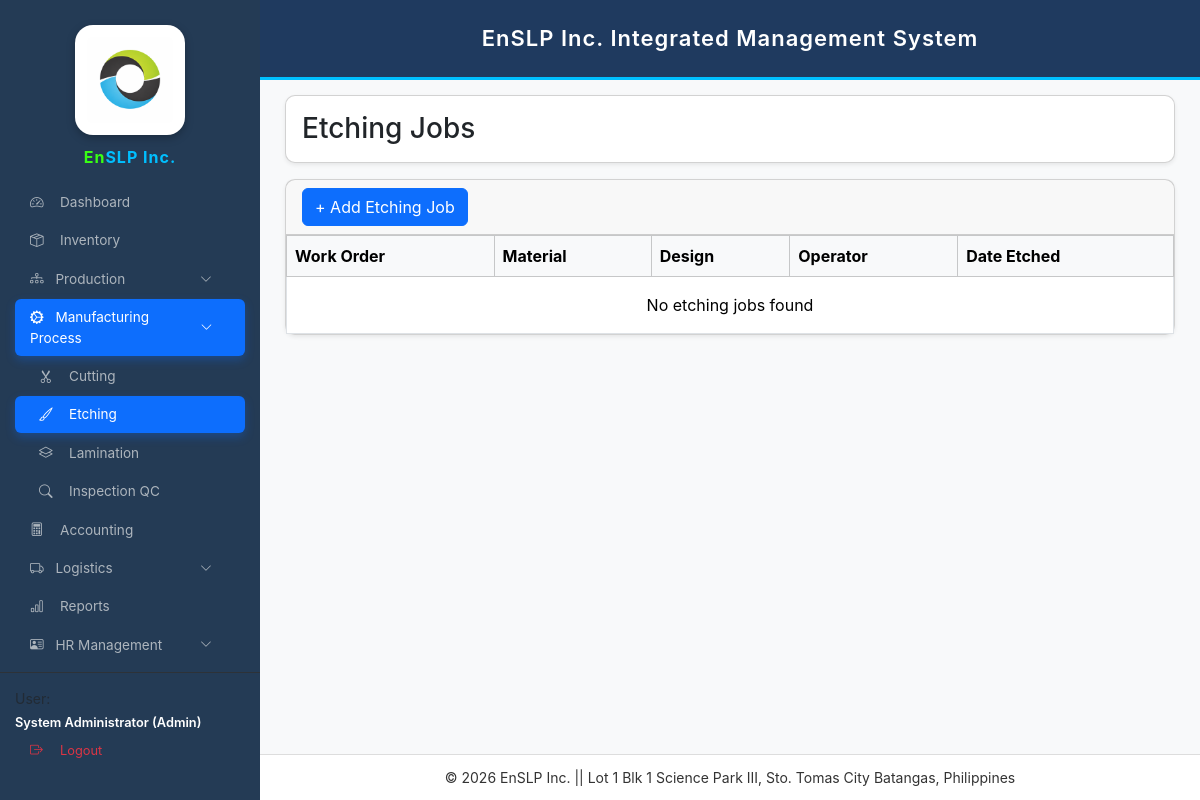
The page /etching.php (signed in) on the database as committed earlier.
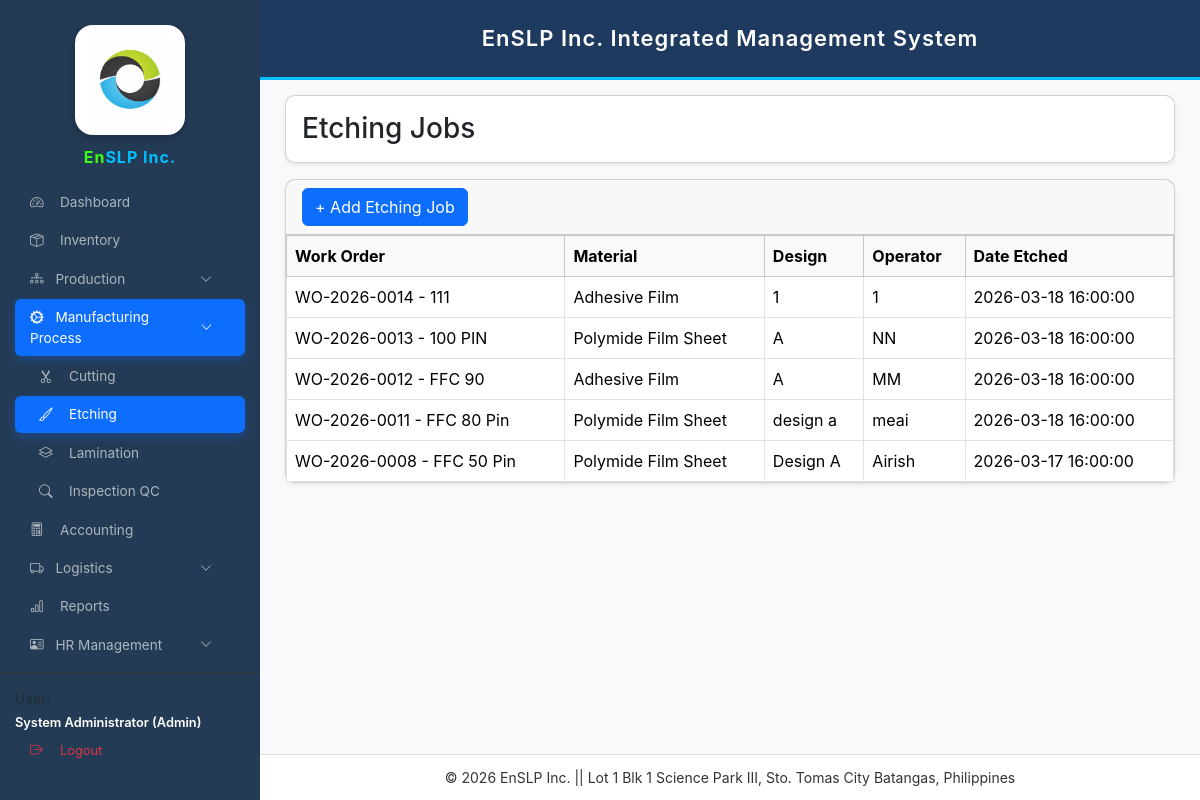
The same page on the database as committed later.
### tables this page shows
CREATE TABLE `etching_jobs` (
  `id` int(11) NOT NULL,
  `work_order_id` varchar(50) NOT NULL,
  `item_id` int(11) DEFAULT NULL,
  `design` varchar(100) DEFAULT NULL,
  `operator` varchar(100) DEFAULT NULL,
  `date_etched` timestamp NOT NULL DEFAULT current_timestamp(),
  `quantity` int(11) DEFAULT 0
);

CREATE TABLE `work_orders` (
  `id` int(11) NOT NULL,
  `wo_no` varchar(50) DEFAULT NULL,
  `product_name` varchar(150) NOT NULL,
  `client` varchar(150) DEFAULT NULL,
  `qty` int(11) DEFAULT 0,
  `status` varchar(50) DEFAULT NULL,
  `date_started` date NOT NULL,
  `date_completed` date DEFAULT NULL,
  `remarks` varchar(255) DEFAULT NULL,
  `created_at` timestamp NOT NULL DEFAULT current_timestamp(),
  `selling_price` decimal(10,2) DEFAULT 0.00
);

CREATE TABLE `inventory_items` (
  `id` int(11) NOT NULL,
  `item_code` varchar(50) DEFAULT NULL,
  `item_name` varchar(150) NOT NULL,
  `category` varchar(50) DEFAULT NULL,
  `unit` varchar(30) DEFAULT 'pcs',
  `quantity` int(11) NOT NULL DEFAULT 0,
  `reorder_level` int(11) NOT NULL DEFAULT 0,
  `created_at` datetime NOT NULL DEFAULT current_timestamp(),
  `cost` decimal(10,2) DEFAULT NULL,
  `selling_price` decimal(10,2) DEFAULT 0.00,
  `status` varchar(20) DEFAULT 'active',
  `value` decimal(10,2) DEFAULT 0.00
);

### etching.php (the view, shortened to what this page needs)
<?php
require_once "config.php";
$stmt=$conn->query("
SELECT e.*,i.item_name,w.wo_no,w.product_name
FROM etching_jobs e
LEFT JOIN inventory_items i ON e.item_id=i.id
LEFT JOIN work_orders w ON e.work_order_id=w.id
ORDER BY e.id DESC
");
$jobs=$stmt->fetchAll(PDO::FETCH_ASSOC);
?>
<!DOCTYPE html>
<html>
<head>
<link href="https://cdn.jsdelivr.net/npm/bootstrap@5.3.3/dist/css/bootstrap.min.css" rel="stylesheet">
</head>
<body>
<div class="d-flex">
<?php include 'sidebar.php'; ?>
<?php include 'header.php'; ?>
<div class="main-content flex-grow-1">
<div class="card shadow-sm mb-3">
<div class="card-body">
<h3 class="mb-0">Etching Jobs</h3>
</div>
</div>
<div class="card shadow-sm">
<div class="card-header">
<button class="btn btn-primary"
data-bs-toggle="modal"
data-bs-target="#addEtchingModal">
+ Add Etching Job
</button>
</div>
<div class="card-body p-0">
<table class="table table-bordered mb-0">
<thead class="table-light">
<tr>
<th>Work Order</th>
<th>Material</th>
<th>Design</th>
<th>Operator</th>
<th>Date Etched</th>
</tr>
</thead>
<tbody>
<?php if($jobs){ ?>
<?php foreach($jobs as $row){ ?>
<tr>
<td><?=$row['wo_no']?> - <?=$row['product_name']?></td>
<td><?=$row['item_name']?></td>
<td><?=$row['design']?></td>
<td><?=$row['operator']?></td>
<td><?=$row['date_etched']?></td>
</tr>
<?php } ?>
<?php }else{ ?>
<tr>
<td colspan="5" class="text-center p-3">
No etching jobs found
</td>
</tr>
<?php } ?>
</tbody>
</table>
</div>
</div>
</div>
</div>
<?php include 'footer.php'; ?>
</body>
</html>

Rows that differ between the two databases and show on the page:
added etching_jobs: work_order.wo_no "WO-2026-0014", work_order.product_name "111", inventory_items.item_name "Adhesive Film", design "1", operator "1", date_etched "2026-03-18 16:00:00"
added etching_jobs: work_order.wo_no "WO-2026-0013", work_order.product_name "100 PIN", inventory_items.item_name "Polymide Film Sheet", design "A", operator "NN", date_etched "2026-03-18 16:00:00"
added etching_jobs: work_order.wo_no "WO-2026-0012", work_order.product_name "FFC 90", inventory_items.item_name "Adhesive Film", design "A", operator "MM", date_etched "2026-03-18 16:00:00"
added etching_jobs: work_order.wo_no "WO-2026-0011", work_order.product_name "FFC 80 Pin", inventory_items.item_name "Polymide Film Sheet", design "design a", operator "meai", date_etched "2026-03-18 16:00:00"
added etching_jobs: work_order.wo_no "WO-2026-0008", work_order.product_name "FFC 50 Pin", inventory_items.item_name "Polymide Film Sheet", design "Design A", operator "Airish", date_etched "2026-03-17 16:00:00"
Other text that changed with them:
text no longer shown: "No etching jobs found"
